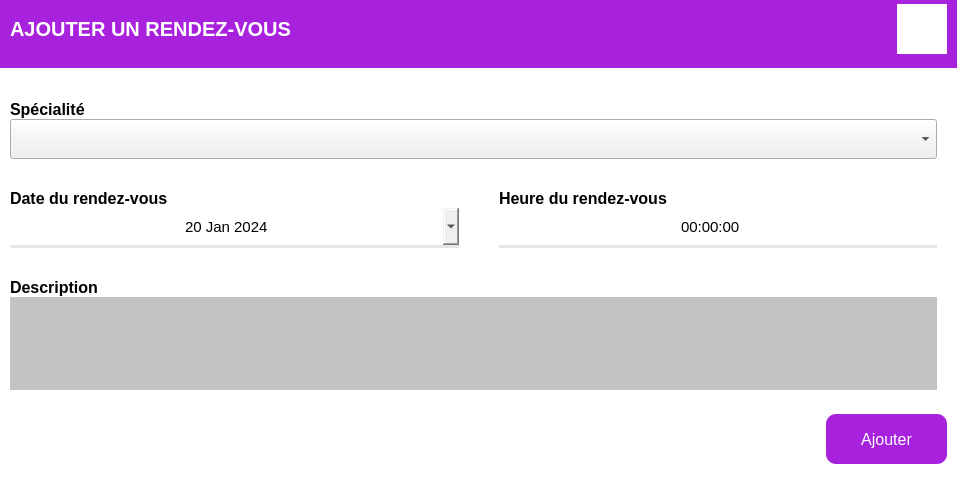
<?xml version="1.0" encoding="UTF-8"?>
<ui version="4.0">
 <class>AjouterRDV</class>
 <widget class="QDialog" name="AjouterRDV">
  <property name="geometry">
   <rect>
    <x>0</x>
    <y>0</y>
    <width>957</width>
    <height>499</height>
   </rect>
  </property>
  <property name="windowTitle">
   <string>Dialog</string>
  </property>
  <layout class="QHBoxLayout" name="horizontalLayout">
   <property name="spacing">
    <number>0</number>
   </property>
   <property name="leftMargin">
    <number>0</number>
   </property>
   <property name="topMargin">
    <number>0</number>
   </property>
   <property name="rightMargin">
    <number>0</number>
   </property>
   <property name="bottomMargin">
    <number>0</number>
   </property>
   <item>
    <widget class="QFrame" name="carre">
     <property name="styleSheet">
      <string notr="true">#carre{
	background-color: rgb(255, 255, 255);
}</string>
     </property>
     <property name="frameShape">
      <enum>QFrame::NoFrame</enum>
     </property>
     <property name="frameShadow">
      <enum>QFrame::Raised</enum>
     </property>
     <layout class="QVBoxLayout" name="verticalLayout_5">
      <property name="spacing">
       <number>0</number>
      </property>
      <property name="leftMargin">
       <number>0</number>
      </property>
      <property name="topMargin">
       <number>0</number>
      </property>
      <property name="rightMargin">
       <number>0</number>
      </property>
      <property name="bottomMargin">
       <number>10</number>
      </property>
      <item>
       <widget class="QFrame" name="autre">
        <property name="maximumSize">
         <size>
          <width>16777215</width>
          <height>70</height>
         </size>
        </property>
        <property name="styleSheet">
         <string notr="true">#autre{
border-bottom: 2px solid rgb(255, 255, 255);
	background-color: rgb(168, 33, 221);
}</string>
        </property>
        <property name="frameShape">
         <enum>QFrame::NoFrame</enum>
        </property>
        <property name="frameShadow">
         <enum>QFrame::Raised</enum>
        </property>
        <layout class="QHBoxLayout" name="horizontalLayout_2">
         <property name="spacing">
          <number>0</number>
         </property>
         <property name="leftMargin">
          <number>10</number>
         </property>
         <property name="topMargin">
          <number>0</number>
         </property>
         <property name="rightMargin">
          <number>10</number>
         </property>
         <property name="bottomMargin">
          <number>12</number>
         </property>
         <item>
          <widget class="QLabel" name="label_3">
           <property name="font">
            <font>
             <pointsize>15</pointsize>
             <weight>75</weight>
             <bold>true</bold>
            </font>
           </property>
           <property name="styleSheet">
            <string notr="true">color: rgb(255, 255, 255);</string>
           </property>
           <property name="text">
            <string>AJOUTER UN RENDEZ-VOUS</string>
           </property>
          </widget>
         </item>
         <item>
          <widget class="QPushButton" name="femer">
           <property name="maximumSize">
            <size>
             <width>50</width>
             <height>50</height>
            </size>
           </property>
           <property name="cursor">
            <cursorShape>PointingHandCursor</cursorShape>
           </property>
           <property name="styleSheet">
            <string notr="true">QPushButton{
background-color: rgb(255, 255, 255);
border: none;
}

QPushButton:hover{
background-color: rgb(247, 47, 47);
}</string>
           </property>
           <property name="text">
            <string/>
           </property>
           <property name="icon">
            <iconset resource="icon.qrc">
             <normaloff>:/ICON/close-line.svg</normaloff>:/ICON/close-line.svg</iconset>
           </property>
           <property name="iconSize">
            <size>
             <width>36</width>
             <height>36</height>
            </size>
           </property>
          </widget>
         </item>
        </layout>
       </widget>
      </item>
      <item>
       <widget class="QFrame" name="frame_6">
        <property name="maximumSize">
         <size>
          <width>16777215</width>
          <height>320</height>
         </size>
        </property>
        <property name="styleSheet">
         <string notr="true">#frame_6{
background-color: rgb(255, 255, 255);
}

QLineEdit{
border: none;
border-bottom: 3px solid rgb(230, 230, 230);
background-color: transparent;
}</string>
        </property>
        <property name="frameShape">
         <enum>QFrame::NoFrame</enum>
        </property>
        <property name="frameShadow">
         <enum>QFrame::Raised</enum>
        </property>
        <layout class="QVBoxLayout" name="verticalLayout">
         <property name="spacing">
          <number>0</number>
         </property>
         <property name="leftMargin">
          <number>10</number>
         </property>
         <property name="topMargin">
          <number>0</number>
         </property>
         <property name="rightMargin">
          <number>10</number>
         </property>
         <property name="bottomMargin">
          <number>0</number>
         </property>
         <item>
          <widget class="QFrame" name="frame">
           <property name="frameShape">
            <enum>QFrame::NoFrame</enum>
           </property>
           <property name="frameShadow">
            <enum>QFrame::Raised</enum>
           </property>
           <layout class="QHBoxLayout" name="horizontalLayout_6">
            <property name="spacing">
             <number>0</number>
            </property>
            <property name="leftMargin">
             <number>0</number>
            </property>
            <property name="topMargin">
             <number>0</number>
            </property>
            <property name="rightMargin">
             <number>0</number>
            </property>
            <property name="bottomMargin">
             <number>0</number>
            </property>
            <item>
             <widget class="QFrame" name="frame_4">
              <property name="maximumSize">
               <size>
                <width>16777215</width>
                <height>16777215</height>
               </size>
              </property>
              <property name="frameShape">
               <enum>QFrame::NoFrame</enum>
              </property>
              <property name="frameShadow">
               <enum>QFrame::Raised</enum>
              </property>
              <layout class="QVBoxLayout" name="verticalLayout_2">
               <property name="spacing">
                <number>0</number>
               </property>
               <property name="leftMargin">
                <number>0</number>
               </property>
               <property name="topMargin">
                <number>0</number>
               </property>
               <property name="rightMargin">
                <number>10</number>
               </property>
               <property name="bottomMargin">
                <number>0</number>
               </property>
               <item>
                <widget class="QFrame" name="frame_7">
                 <property name="frameShape">
                  <enum>QFrame::NoFrame</enum>
                 </property>
                 <property name="frameShadow">
                  <enum>QFrame::Raised</enum>
                 </property>
                 <layout class="QHBoxLayout" name="horizontalLayout_3">
                  <property name="spacing">
                   <number>0</number>
                  </property>
                  <property name="leftMargin">
                   <number>0</number>
                  </property>
                  <property name="topMargin">
                   <number>30</number>
                  </property>
                  <property name="rightMargin">
                   <number>0</number>
                  </property>
                  <property name="bottomMargin">
                   <number>0</number>
                  </property>
                  <item>
                   <widget class="QLabel" name="label">
                    <property name="font">
                     <font>
                      <pointsize>12</pointsize>
                      <weight>75</weight>
                      <bold>true</bold>
                     </font>
                    </property>
                    <property name="text">
                     <string>Spécialité</string>
                    </property>
                   </widget>
                  </item>
                 </layout>
                </widget>
               </item>
               <item>
                <widget class="QFrame" name="frame_5">
                 <property name="frameShape">
                  <enum>QFrame::NoFrame</enum>
                 </property>
                 <property name="frameShadow">
                  <enum>QFrame::Raised</enum>
                 </property>
                 <layout class="QVBoxLayout" name="verticalLayout_3">
                  <property name="spacing">
                   <number>0</number>
                  </property>
                  <property name="leftMargin">
                   <number>0</number>
                  </property>
                  <property name="topMargin">
                   <number>0</number>
                  </property>
                  <property name="rightMargin">
                   <number>0</number>
                  </property>
                  <property name="bottomMargin">
                   <number>0</number>
                  </property>
                  <item>
                   <widget class="QComboBox" name="co_specialite">
                    <property name="minimumSize">
                     <size>
                      <width>0</width>
                      <height>40</height>
                     </size>
                    </property>
                   </widget>
                  </item>
                 </layout>
                </widget>
               </item>
              </layout>
             </widget>
            </item>
           </layout>
          </widget>
         </item>
         <item>
          <widget class="QFrame" name="frame_2">
           <property name="frameShape">
            <enum>QFrame::NoFrame</enum>
           </property>
           <property name="frameShadow">
            <enum>QFrame::Raised</enum>
           </property>
           <layout class="QHBoxLayout" name="horizontalLayout_8">
            <property name="spacing">
             <number>0</number>
            </property>
            <property name="leftMargin">
             <number>0</number>
            </property>
            <property name="topMargin">
             <number>0</number>
            </property>
            <property name="rightMargin">
             <number>0</number>
            </property>
            <property name="bottomMargin">
             <number>0</number>
            </property>
            <item>
             <widget class="QFrame" name="frame_26">
              <property name="minimumSize">
               <size>
                <width>469</width>
                <height>0</height>
               </size>
              </property>
              <property name="maximumSize">
               <size>
                <width>469</width>
                <height>16777215</height>
               </size>
              </property>
              <property name="frameShape">
               <enum>QFrame::NoFrame</enum>
              </property>
              <property name="frameShadow">
               <enum>QFrame::Raised</enum>
              </property>
              <layout class="QVBoxLayout" name="verticalLayout_19">
               <property name="spacing">
                <number>0</number>
               </property>
               <property name="leftMargin">
                <number>0</number>
               </property>
               <property name="topMargin">
                <number>0</number>
               </property>
               <property name="rightMargin">
                <number>20</number>
               </property>
               <property name="bottomMargin">
                <number>0</number>
               </property>
               <item>
                <widget class="QFrame" name="frame_28">
                 <property name="frameShape">
                  <enum>QFrame::NoFrame</enum>
                 </property>
                 <property name="frameShadow">
                  <enum>QFrame::Raised</enum>
                 </property>
                 <layout class="QVBoxLayout" name="verticalLayout_20">
                  <property name="spacing">
                   <number>0</number>
                  </property>
                  <property name="leftMargin">
                   <number>0</number>
                  </property>
                  <property name="topMargin">
                   <number>0</number>
                  </property>
                  <property name="rightMargin">
                   <number>0</number>
                  </property>
                  <property name="bottomMargin">
                   <number>0</number>
                  </property>
                  <item>
                   <widget class="QFrame" name="frame_24">
                    <property name="frameShape">
                     <enum>QFrame::NoFrame</enum>
                    </property>
                    <property name="frameShadow">
                     <enum>QFrame::Raised</enum>
                    </property>
                    <layout class="QHBoxLayout" name="horizontalLayout_11">
                     <property name="spacing">
                      <number>0</number>
                     </property>
                     <property name="leftMargin">
                      <number>0</number>
                     </property>
                     <property name="topMargin">
                      <number>30</number>
                     </property>
                     <property name="rightMargin">
                      <number>0</number>
                     </property>
                     <property name="bottomMargin">
                      <number>0</number>
                     </property>
                     <item>
                      <widget class="QLabel" name="label_9">
                       <property name="font">
                        <font>
                         <pointsize>12</pointsize>
                         <weight>75</weight>
                         <bold>true</bold>
                        </font>
                       </property>
                       <property name="text">
                        <string>Date du rendez-vous</string>
                       </property>
                      </widget>
                     </item>
                    </layout>
                   </widget>
                  </item>
                 </layout>
                </widget>
               </item>
               <item>
                <widget class="QDateEdit" name="D_RDV">
                 <property name="minimumSize">
                  <size>
                   <width>0</width>
                   <height>40</height>
                  </size>
                 </property>
                 <property name="font">
                  <font>
                   <pointsize>11</pointsize>
                  </font>
                 </property>
                 <property name="styleSheet">
                  <string notr="true">border: none;
border-bottom: 3px solid rgb(230, 230, 230);</string>
                 </property>
                 <property name="wrapping">
                  <bool>false</bool>
                 </property>
                 <property name="alignment">
                  <set>Qt::AlignCenter</set>
                 </property>
                 <property name="buttonSymbols">
                  <enum>QAbstractSpinBox::UpDownArrows</enum>
                 </property>
                 <property name="correctionMode">
                  <enum>QAbstractSpinBox::CorrectToPreviousValue</enum>
                 </property>
                 <property name="currentSection">
                  <enum>QDateTimeEdit::MonthSection</enum>
                 </property>
                 <property name="calendarPopup">
                  <bool>true</bool>
                 </property>
                 <property name="currentSectionIndex">
                  <number>1</number>
                 </property>
                 <property name="timeSpec">
                  <enum>Qt::LocalTime</enum>
                 </property>
                 <property name="date">
                  <date>
                   <year>2024</year>
                   <month>1</month>
                   <day>20</day>
                  </date>
                 </property>
                </widget>
               </item>
              </layout>
             </widget>
            </item>
            <item>
             <widget class="QFrame" name="frame_14">
              <property name="maximumSize">
               <size>
                <width>16777215</width>
                <height>16777215</height>
               </size>
              </property>
              <property name="frameShape">
               <enum>QFrame::NoFrame</enum>
              </property>
              <property name="frameShadow">
               <enum>QFrame::Raised</enum>
              </property>
              <layout class="QVBoxLayout" name="verticalLayout_15">
               <property name="spacing">
                <number>0</number>
               </property>
               <property name="leftMargin">
                <number>20</number>
               </property>
               <property name="topMargin">
                <number>0</number>
               </property>
               <property name="rightMargin">
                <number>0</number>
               </property>
               <property name="bottomMargin">
                <number>0</number>
               </property>
               <item>
                <widget class="QFrame" name="frame_17">
                 <property name="frameShape">
                  <enum>QFrame::NoFrame</enum>
                 </property>
                 <property name="frameShadow">
                  <enum>QFrame::Raised</enum>
                 </property>
                 <layout class="QHBoxLayout" name="horizontalLayout_10">
                  <property name="spacing">
                   <number>0</number>
                  </property>
                  <property name="leftMargin">
                   <number>0</number>
                  </property>
                  <property name="topMargin">
                   <number>30</number>
                  </property>
                  <property name="rightMargin">
                   <number>0</number>
                  </property>
                  <property name="bottomMargin">
                   <number>0</number>
                  </property>
                  <item>
                   <widget class="QLabel" name="label_8">
                    <property name="font">
                     <font>
                      <pointsize>12</pointsize>
                      <weight>75</weight>
                      <bold>true</bold>
                     </font>
                    </property>
                    <property name="text">
                     <string>Heure du rendez-vous</string>
                    </property>
                   </widget>
                  </item>
                 </layout>
                </widget>
               </item>
               <item>
                <widget class="QFrame" name="frame_20">
                 <property name="frameShape">
                  <enum>QFrame::NoFrame</enum>
                 </property>
                 <property name="frameShadow">
                  <enum>QFrame::Raised</enum>
                 </property>
                 <layout class="QVBoxLayout" name="verticalLayout_16">
                  <property name="spacing">
                   <number>0</number>
                  </property>
                  <property name="leftMargin">
                   <number>0</number>
                  </property>
                  <property name="topMargin">
                   <number>0</number>
                  </property>
                  <property name="rightMargin">
                   <number>10</number>
                  </property>
                  <property name="bottomMargin">
                   <number>0</number>
                  </property>
                  <item>
                   <widget class="QTimeEdit" name="H_RDV">
                    <property name="minimumSize">
                     <size>
                      <width>0</width>
                      <height>40</height>
                     </size>
                    </property>
                    <property name="font">
                     <font>
                      <pointsize>11</pointsize>
                      <weight>50</weight>
                      <bold>false</bold>
                     </font>
                    </property>
                    <property name="styleSheet">
                     <string notr="true">border: none;
font: 11pt &quot;MS Shell Dlg 2&quot;;
background-color: transparent;
border-bottom: 3px solid rgb(230, 230, 230);</string>
                    </property>
                    <property name="alignment">
                     <set>Qt::AlignCenter</set>
                    </property>
                   </widget>
                  </item>
                 </layout>
                </widget>
               </item>
              </layout>
             </widget>
            </item>
           </layout>
          </widget>
         </item>
         <item>
          <widget class="QFrame" name="frame_3">
           <property name="minimumSize">
            <size>
             <width>0</width>
             <height>0</height>
            </size>
           </property>
           <property name="frameShape">
            <enum>QFrame::NoFrame</enum>
           </property>
           <property name="frameShadow">
            <enum>QFrame::Raised</enum>
           </property>
           <layout class="QHBoxLayout" name="horizontalLayout_7">
            <property name="spacing">
             <number>0</number>
            </property>
            <property name="leftMargin">
             <number>0</number>
            </property>
            <property name="topMargin">
             <number>0</number>
            </property>
            <property name="rightMargin">
             <number>0</number>
            </property>
            <property name="bottomMargin">
             <number>0</number>
            </property>
            <item>
             <widget class="QFrame" name="frame_11">
              <property name="frameShape">
               <enum>QFrame::NoFrame</enum>
              </property>
              <property name="frameShadow">
               <enum>QFrame::Raised</enum>
              </property>
              <layout class="QVBoxLayout" name="verticalLayout_7">
               <property name="spacing">
                <number>0</number>
               </property>
               <property name="leftMargin">
                <number>0</number>
               </property>
               <property name="topMargin">
                <number>0</number>
               </property>
               <property name="rightMargin">
                <number>10</number>
               </property>
               <property name="bottomMargin">
                <number>0</number>
               </property>
               <item>
                <widget class="QFrame" name="frame_12">
                 <property name="frameShape">
                  <enum>QFrame::NoFrame</enum>
                 </property>
                 <property name="frameShadow">
                  <enum>QFrame::Raised</enum>
                 </property>
                 <layout class="QHBoxLayout" name="horizontalLayout_5">
                  <property name="spacing">
                   <number>0</number>
                  </property>
                  <property name="leftMargin">
                   <number>0</number>
                  </property>
                  <property name="topMargin">
                   <number>30</number>
                  </property>
                  <property name="rightMargin">
                   <number>0</number>
                  </property>
                  <property name="bottomMargin">
                   <number>0</number>
                  </property>
                  <item>
                   <widget class="QLabel" name="label_4">
                    <property name="font">
                     <font>
                      <pointsize>12</pointsize>
                      <weight>75</weight>
                      <bold>true</bold>
                     </font>
                    </property>
                    <property name="text">
                     <string>Description</string>
                    </property>
                   </widget>
                  </item>
                 </layout>
                </widget>
               </item>
               <item>
                <widget class="QFrame" name="frame_13">
                 <property name="minimumSize">
                  <size>
                   <width>0</width>
                   <height>70</height>
                  </size>
                 </property>
                 <property name="frameShape">
                  <enum>QFrame::NoFrame</enum>
                 </property>
                 <property name="frameShadow">
                  <enum>QFrame::Raised</enum>
                 </property>
                 <layout class="QVBoxLayout" name="verticalLayout_8">
                  <property name="spacing">
                   <number>0</number>
                  </property>
                  <property name="leftMargin">
                   <number>0</number>
                  </property>
                  <property name="topMargin">
                   <number>0</number>
                  </property>
                  <property name="rightMargin">
                   <number>0</number>
                  </property>
                  <property name="bottomMargin">
                   <number>0</number>
                  </property>
                  <item>
                   <widget class="QPlainTextEdit" name="T_descriptionRDV">
                    <property name="minimumSize">
                     <size>
                      <width>0</width>
                      <height>70</height>
                     </size>
                    </property>
                    <property name="font">
                     <font>
                      <pointsize>10</pointsize>
                     </font>
                    </property>
                    <property name="styleSheet">
                     <string notr="true">border: none;
background-color: rgb(195, 195, 195);</string>
                    </property>
                   </widget>
                  </item>
                 </layout>
                </widget>
               </item>
              </layout>
             </widget>
            </item>
           </layout>
          </widget>
         </item>
        </layout>
       </widget>
      </item>
      <item>
       <widget class="QFrame" name="frame_15">
        <property name="frameShape">
         <enum>QFrame::NoFrame</enum>
        </property>
        <property name="frameShadow">
         <enum>QFrame::Raised</enum>
        </property>
        <layout class="QHBoxLayout" name="horizontalLayout_13">
         <property name="spacing">
          <number>0</number>
         </property>
         <property name="leftMargin">
          <number>0</number>
         </property>
         <property name="topMargin">
          <number>0</number>
         </property>
         <property name="rightMargin">
          <number>0</number>
         </property>
         <property name="bottomMargin">
          <number>0</number>
         </property>
         <item>
          <spacer name="horizontalSpacer">
           <property name="orientation">
            <enum>Qt::Horizontal</enum>
           </property>
           <property name="sizeHint" stdset="0">
            <size>
             <width>823</width>
             <height>20</height>
            </size>
           </property>
          </spacer>
         </item>
         <item>
          <widget class="QFrame" name="frame_16">
           <property name="cursor">
            <cursorShape>ArrowCursor</cursorShape>
           </property>
           <property name="frameShape">
            <enum>QFrame::NoFrame</enum>
           </property>
           <property name="frameShadow">
            <enum>QFrame::Raised</enum>
           </property>
           <layout class="QHBoxLayout" name="horizontalLayout_9">
            <property name="spacing">
             <number>0</number>
            </property>
            <property name="leftMargin">
             <number>0</number>
            </property>
            <property name="topMargin">
             <number>0</number>
            </property>
            <property name="rightMargin">
             <number>10</number>
            </property>
            <property name="bottomMargin">
             <number>0</number>
            </property>
            <item>
             <widget class="QPushButton" name="btnAjoutRDV">
              <property name="minimumSize">
               <size>
                <width>121</width>
                <height>50</height>
               </size>
              </property>
              <property name="font">
               <font>
                <pointsize>12</pointsize>
               </font>
              </property>
              <property name="styleSheet">
               <string notr="true">background-color: rgb(168, 33, 221);
color: rgb(255, 255, 255);
border: none;
border-radius: 10px;</string>
              </property>
              <property name="text">
               <string>Ajouter</string>
              </property>
              <property name="icon">
               <iconset resource="icon.qrc">
                <normaloff>:/ICON/plus.svg</normaloff>:/ICON/plus.svg</iconset>
              </property>
              <property name="iconSize">
               <size>
                <width>24</width>
                <height>24</height>
               </size>
              </property>
             </widget>
            </item>
           </layout>
          </widget>
         </item>
        </layout>
       </widget>
      </item>
     </layout>
    </widget>
   </item>
  </layout>
 </widget>
 <resources>
  <include location="icon.qrc"/>
 </resources>
 <connections/>
</ui>
